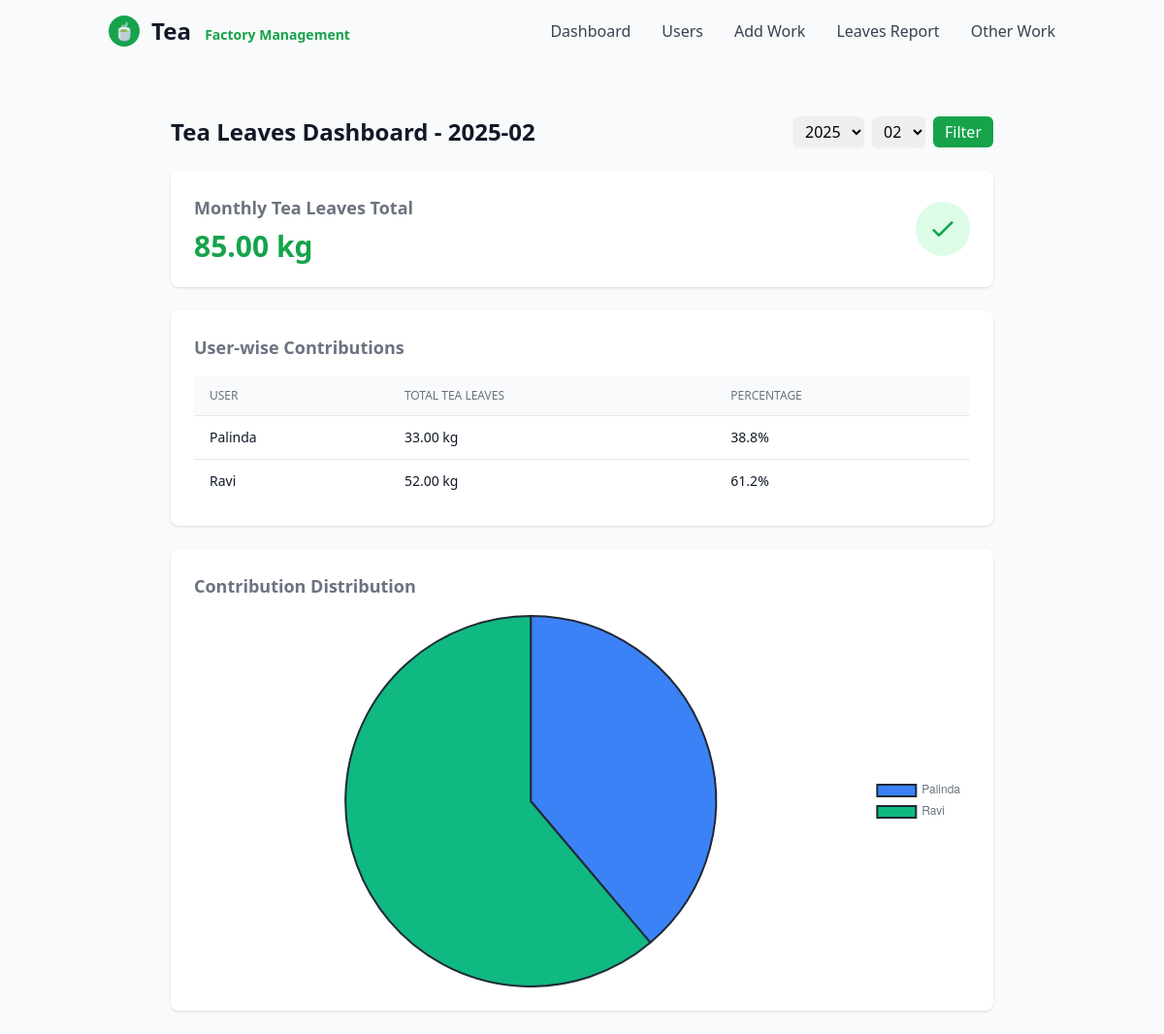
/dashboard, run on the app's committed database.
### main.py (models this page shows)
class User(Base):
    __tablename__ = "users"
    id = Column(Integer, primary_key=True, index=True)
    username = Column(String, unique=True)
    paytype = Column(String)

### main.py (the view)
@app.get("/dashboard")
async def dashboard(
    request: Request,
    db: Session = Depends(get_db),
    year: int = None,
    month: int = None
):
    now = datetime.now()
    selected_year = year or now.year
    selected_month = month or now.month
    monthly_total = db.query(
        func.sum(Work.tea_weight)
    ).filter(
        func.strftime('%Y', Work.work_date) == f"{selected_year:04d}",
        func.strftime('%m', Work.work_date) == f"{selected_month:02d}",
        Work.tea_weight > 0
    ).scalar() or 0.0
    user_totals = db.query(
        User.username,
        func.sum(Work.tea_weight).label('user_total')
    ).join(Work).filter(
        func.strftime('%Y', Work.work_date) == f"{selected_year:04d}",
        func.strftime('%m', Work.work_date) == f"{selected_month:02d}",
        Work.tea_weight > 0
    ).group_by(User.id).all()
    user_labels = [user.username for user in user_totals]
    user_data = [float(user.user_total) for user in user_totals]
    current_year = now.year
    years = list(range(2020, current_year + 1))
    return templates.TemplateResponse("dashboard.html", {
        "request": request,
        "monthly_total": monthly_total,
        "user_totals": user_totals,
        "user_labels": user_labels,
        "user_data": user_data,
        "years": years,
        "selected_year": selected_year,
        "selected_month": selected_month
    })

### templates/dashboard.html (shortened to what this page needs)
<!DOCTYPE html>
<html lang="en" class="dark">
<head>
    {% include "components/head.html" %}
</head>
<body class="min-h-full bg-gray-50 dark:bg-gray-900">
    <div class="container mx-auto">
        {% include "header.html" %}
        <div class="max-w-4xl mx-auto mt-8 p-6">
            <div class="flex justify-between items-center mb-6">
                <h2 class="text-2xl font-bold text-gray-900 dark:text-white">
                    Tea Leaves Dashboard - {{ "%04d-%02d"|format(selected_year, selected_month) }}
                </h2>
                <form method="get" class="flex gap-2">
                    <select name="year" class="rounded-md border-gray-300 shadow-sm focus:border-green-500 focus:ring-green-500 dark:bg-gray-700 dark:border-gray-600 dark:text-white px-2 py-1">
                        {% for y in years %}
                        <option value="{{ y }}" {% if y == selected_year %}selected{% endif %}>{{ y }}</option>
                        {% endfor %}
                    </select>
                    <select name="month" class="rounded-md border-gray-300 shadow-sm focus:border-green-500 focus:ring-green-500 dark:bg-gray-700 dark:border-gray-600 dark:text-white px-2 py-1">
                        {% for m in range(1,13) %}
                        <option value="{{ m }}" {% if m == selected_month %}selected{% endif %}>{{ "%02d"|format(m) }}</option>
                        {% endfor %}
                    </select>
                    <button type="submit" class="px-3 py-1 bg-green-600 text-white rounded-md hover:bg-green-700 transition-colors">
                        Filter
                    </button>
                </form>
            </div>
            <div class="mt-6 space-y-6">
                <div class="bg-white dark:bg-gray-800 rounded-lg shadow p-6 mb-6">
                    <div class="flex items-center justify-between">
                        <div>
                            <h3 class="text-lg font-semibold text-gray-500 dark:text-gray-300 mb-2">
                                Monthly Tea Leaves Total
                            </h3>
                            <p class="text-3xl font-bold text-green-600">
                                {{ "%.2f"|format(monthly_total) }} kg
                            </p>
                        </div>
                        <div class="bg-green-100 dark:bg-green-700 p-3 rounded-full">
                            <svg class="w-8 h-8 text-green-600 dark:text-green-100" fill="none" stroke="currentColor" viewBox="0 0 24 24">
                                <path stroke-linecap="round" stroke-linejoin="round" stroke-width="2" d="M5 13l4 4L19 7"></path>
                            </svg>
                        </div>
                    </div>
                </div>
                <div class="bg-white dark:bg-gray-800 rounded-lg shadow p-6">
                    <h3 class="text-lg font-semibold text-gray-500 dark:text-gray-300 mb-4">
                        User-wise Contributions
                    </h3>
                    <div class="overflow-x-auto">
                        <table class="min-w-full divide-y divide-gray-200 dark:divide-gray-600">
                            <thead class="bg-gray-50 dark:bg-gray-600">
                                <tr>
                                    <th class="px-4 py-3 text-left text-xs font-medium text-gray-500 dark:text-gray-300 uppercase">User</th>
                                    <th class="px-4 py-3 text-left text-xs font-medium text-gray-500 dark:text-gray-300 uppercase">Total Tea Leaves</th>
                                    <th class="px-4 py-3 text-left text-xs font-medium text-gray-500 dark:text-gray-300 uppercase">Percentage</th>
                                </tr>
                            </thead>
                            <tbody class="bg-white dark:bg-gray-700 divide-y divide-gray-200 dark:divide-gray-600">
                                {% for user in user_totals %}
                                <tr>
                                    <td class="px-4 py-3 whitespace-nowrap text-sm text-gray-900 dark:text-gray-100">
                                        {{ user.username }}
                                    </td>
                                    <td class="px-4 py-3 whitespace-nowrap text-sm text-gray-900 dark:text-gray-100">
                                        {{ "%.2f"|format(user.user_total) }} kg
                                    </td>
                                    <td class="px-4 py-3 whitespace-nowrap text-sm text-gray-900 dark:text-gray-100">
                                        {% if monthly_total > 0 %}
                                            {{ "%.1f"|format((user.user_total / monthly_total) * 100) }}%
                                        {% else %}
                                            -
                                        {% endif %}
                                    </td>
                                </tr>
                                {% else %}
                                <tr>
                                    <td colspan="3" class="px-4 py-3 text-center text-gray-500 dark:text-gray-400">
                                        No tea leaves data for this period
                                    </td>
                                </tr>
                                {% endfor %}
                            </tbody>
                        </table>
                    </div>
                </div>
                <div class="bg-white dark:bg-gray-800 rounded-lg shadow p-6 mt-6">
                    <h3 class="text-lg font-semibold text-gray-500 dark:text-gray-300 mb-4">
                        Contribution Distribution
                    </h3>
                    <div class="relative h-96">
                        <canvas id="contributionChart"></canvas>
                    </div>
                </div>
            </div>
        </div>
    </div>
    <script>
    document.addEventListener('DOMContentLoaded', function() {
        const ctx = document.getElementById('contributionChart').getContext('2d');
        const colors = [
            '#3B82F6', '#10B981', '#F59E0B', '#EF4444', '#8B5CF6',
            '#EC4899', '#14B8A6', '#F97316', '#64748B', '#A855F7'
        ];
        new Chart(ctx, {
            type: 'pie',
            data: {
                labels: {{ user_labels|safe }},
                datasets: [{
                    data: {{ user_data|safe }},
                    backgroundColor: colors,
                    borderColor: '#1F2937',
                    borderWidth: 2
                }]
            },
            options: {
                responsive: true,
                maintainAspectRatio: false,
                plugins: {
                    legend: {
                        position: 'right',
                        labels: {
                            color: window.matchMedia('(prefers-color-scheme: dark)').matches ? '#E5E7EB' : '#6B7280'
                        }
                    },
                    tooltip: {
                        callbacks: {
                            label: function(context) {
                                return ` ${context.label}: ${context.formattedValue} kg (${context.rawPercentage.toFixed(1)}%)`;
                            }
                        }
                    }
                }
            }
        });
    });
    </script>
</body>
</html>

### data on the page
User: username "Palinda", user_total "33.00", user_total "38.8"
User: username "Ravi", user_total "52.00", user_total "61.2"

### other printed values
{{ "%04d-%02d"|format(selected_year, selected_month) }} "2025-02"
{{ "%.2f"|format(monthly_total) }} "85.00"
form field year "2025"
form field month "02"
chart data {{ user_labels|safe }} ['Palinda', 'Ravi']
chart data {{ user_data|safe }} [33.0, 52.0]
